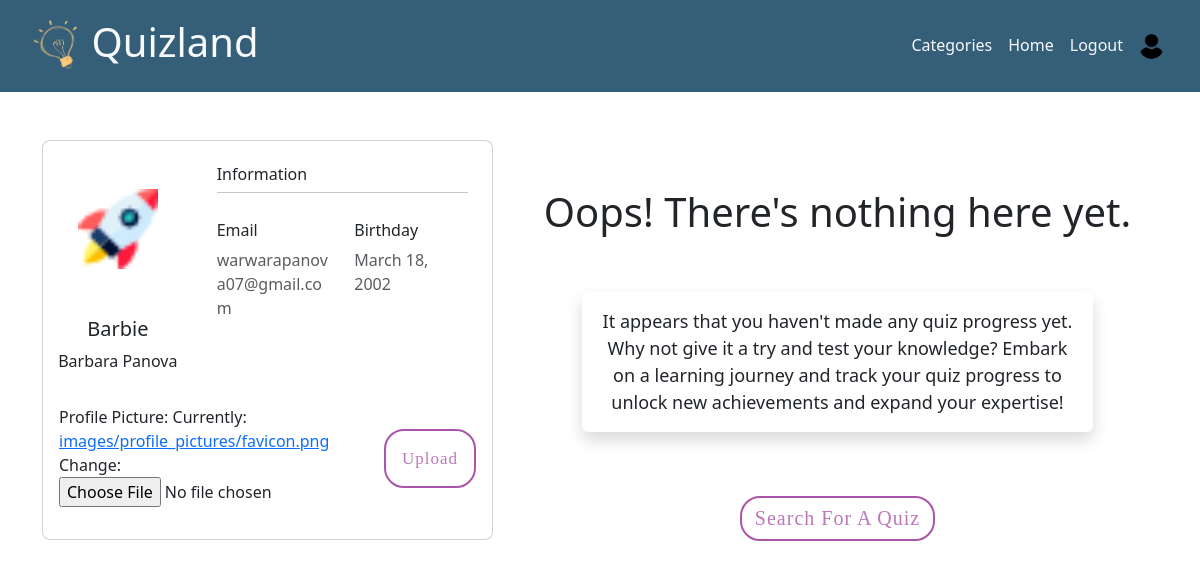
Screenshot of /progress/ (signed in) with the database file from the repository.
### core/models.py (models this page shows, shortened)
class UserInfo(models.Model):
    user=models.OneToOneField(User,on_delete=models.CASCADE,null=True,default=uuid.uuid1)
    profile_pic=models.ImageField(upload_to='images/profile_pictures/',blank=True,null=True,default='images/profile_pictures/user.png')
    birthday_date=models.DateField(null=True)

### core/views.py (the view, shortened to what this page needs)
# urls.py: path("progress/",views.progress,name='progress'),
@login_required
def progress(request):
    quiz_res=upd_info(request)
    amount=len(quiz_res)
    additional_info=UserInfo.objects.get(user=request.user)
    max_value=Scores.objects.filter(user_id=request.user).aggregate(Max('points'))['points__max']
    if request.method=='GET':
        profile_user=UserInfo.objects.get(user__id=request.user.id)
        form=ProfileForm(request.POST or None, request.FILES or None, instance=profile_user)
        return render(request,'core/progress.html',context={'quiz_res':quiz_res,'amount':amount,'info':additional_info,'form':form,'max':max_value})

### core/forms.py
class ProfileForm(forms.ModelForm):
    profile_pic=forms.ImageField(label='Profile Picture')
    class Meta:
        model=UserInfo
        fields=('profile_pic',)

### core/views.py (called while the page is built, shortened)
def upd_info(request):
    id=request.user.id
    scores=Scores.objects.filter(user_id=request.user)
    quiz_res={}
    return quiz_res

### core/templates/core/progress.html (shortened to what this page needs)
{% extends 'core/header.html' %}
{% load static %}
{% block content %}
<div class="container">
  <div class="row">
    <div class="col-5 py-5">
              <div class="card mb-3" style="border-radius: .5rem;">
                <div class="row g-0">
                  <div class="col-md-4 gradient-custom text-center "
                    style="border-top-left-radius: .5rem; border-bottom-left-radius: .5rem;">
                    <img src="{{info.profile_pic.url}}"
                      alt="Avatar" class="img-fluid my-5" style="width: 80px;" />
                      <h5>{{request.user.username}} </h5>
                    <p>{{request.user.first_name}} {{request.user.last_name}}</p>
                                      </div>
                  <div class="col-md-8">
                    <div class="card-body p-4">
                      <h6>Information</h6>
                      <hr class="mt-0 mb-4">
                      <div class="row pt-1">
                        <div class="col-6 mb-3">
                          <h6>Email</h6>
                          <p class="text-muted">{{request.user.email}}</p>
                        </div>
                        <div class="col-6 mb-3">
                          <h6>Birthday</h6>
                          <p class="text-muted">{{info.birthday_date}}</p>
                        </div>
                      </div>
                    </div>
                  </div>
                  <form class="form p-3 " style="display: flex; flex-direction: row; "  method="POST" enctype="multipart/form-data" >
                    {{form.as_p}}
                    <button class="btn btn-primary w-20 h-50 mt-4 btn-lg" type="submit" name="btnChangePicture">Upload</button>
                  </form>
          </div>
        </div>
   </div>
    <div class="col-7">
      <div class="container py-5">
        {% if quiz_res.items %}
          {% for key, values in quiz_res.items %}
          <div class="row justify-content-center mb-3">
              <div class="col-12">
                <div class="card shadow-0 border rounded-3">
                  <div class="card-body">
                    <div class="row">
                      <div class="col-md-12 col-lg-3 col-xl-3 mb-4 mb-lg-0">
                        <div class="bg-image hover-zoom ripple rounded ripple-surface">
                          <img src="{{key.img.url}}" alt="{{key.img}}"
                            class="w-100" />
                          <a href="#!">
                            <div class="hover-overlay">
                              <div class="mask" style="background-color: rgba(253, 253, 253, 0.15);"></div>
                            </div>
                          </a>
                        </div>
                      </div>
                      <div class="col-md-6 col-lg-6 col-xl-6">
                        <h5>{{key.quiz_name}}</h5>
                      <ul class="nav nav-list">
                          <li class="divider"></li>
                          <li>
                              <a href="#" data-toggle="collapse" data-target="#toggle">See All Scores</a>
                          </li>
                      </ul>
                          <ul id="toggle" style="list-style-type: none;" class="collapse out" >
                              {% for v in values %}
                              <li class="m-3">
                                  <div class="card">
                                  <div class="card-header">
                                      {{v.quizdate}}
                                  </div>
                                  <div class="card-body">
                                      <div class="row">
                                        <div class="col">
                                          <div class="container-inner">
                                              <span style="color: green;">Correct</span>
                                              <span class="badge badge-pill bg-success ">{{v.correct}}</span>
                                          </div>
                                        </div>
                                      <div class="col">
                                          <div class="container-inner">
                                              <span style="color: red;">Wrong</span>
                                            <span class="badge badge-pill bg-danger ">{{v.wrong}}</span>
                                          </div>
                                      </div>
                                      <div class="col">
                                          <div class="container-inner">
                                              <span style="color: #4ea3a9;">Points</span>
                                              <span class="badge badge-pill bg-warning ">{{v.points}}%</span>
                                          </div>
                                        </div>
                                      </div>
                                    </div>
                                  </div>
                              </li>
                              {% endfor %}
                          </ul>
                      </div>
                      <div class="col-md-6 col-lg-3 col-xl-3 border-sm-start-none border-start">
                        <form method="POST" class="d-flex flex-column mt-4">
                          {% csrf_token %}
                          <a href="http://127.0.0.1:8000/categories/category/{{key.category.name}}/quiz/{{key.url}}" class="btn btn-sm" style="background-color: #7ebdc2; color: white;">Take this quiz again</a>
                          <button name="quizID" value="{{key.id}}" class="btn btn-sm mt-2" style="border: 2px solid; border-color: #7ebdc2;" type="submit">
                            Delete from progress
                          </button>
                        </form>
                      </div>
                    </div>
                  </div>
                </div>
              </div>
            </div>
          {% endfor %}
          {% else %}
          <div class="d-flex justify-content-center mt-5">
            <h1>Oops! There's nothing here yet.</h1>
          </div>
            <div class="row justify-content-center mb-3 mt-5 rounded" style="border-radius: 10px;">
              <div class="col-md-12 col-xl-10">
                <p class="lead text-center shadow p-3 mb-5 bg-white rounded" style="font-size: 1.5vw;border-radius: 10px;"><b>It appears that you haven't made any quiz progress yet. Why not give it a try and test your knowledge? Embark on a learning journey and track your quiz progress to unlock new achievements and expand your expertise!</b></p>
              </div>
            </div>
            <div class="d-flex justify-content-center mt-2">
              <a  href="http://127.0.0.1:8000/categories/">
              <button type="button" class="btn btn-primary w-100 btn-lg btn-block" style="font-size: 20px; padding: 13px;"
                  >Search For A Quiz</button>
                </a>
            </div>
          {% endif %}
      </div>
    </div>
  </div>
</div>
{% endblock %}

### static/css/styles.css (style rules this page uses)
.btn-primary { font-family: Raleway-SemiBold; font-size: 17px; color: #bc76b9; letter-spacing: 1px; line-height: 15px; border: 2px solid #aa55a9; border-radius: 20px; background: transparent; transition: all 0.3s ease 0s; }

### rows the page displays
UserInfo: profile_pic (picture), birthday_date "March 18, 2002"

### other values shown
{{ request.user.username }} "Barbie"
{{ request.user.first_name }} "Barbara"
{{ request.user.last_name }} "Panova"
{{ request.user.email }} "warwarapanova07@gmail.com"
